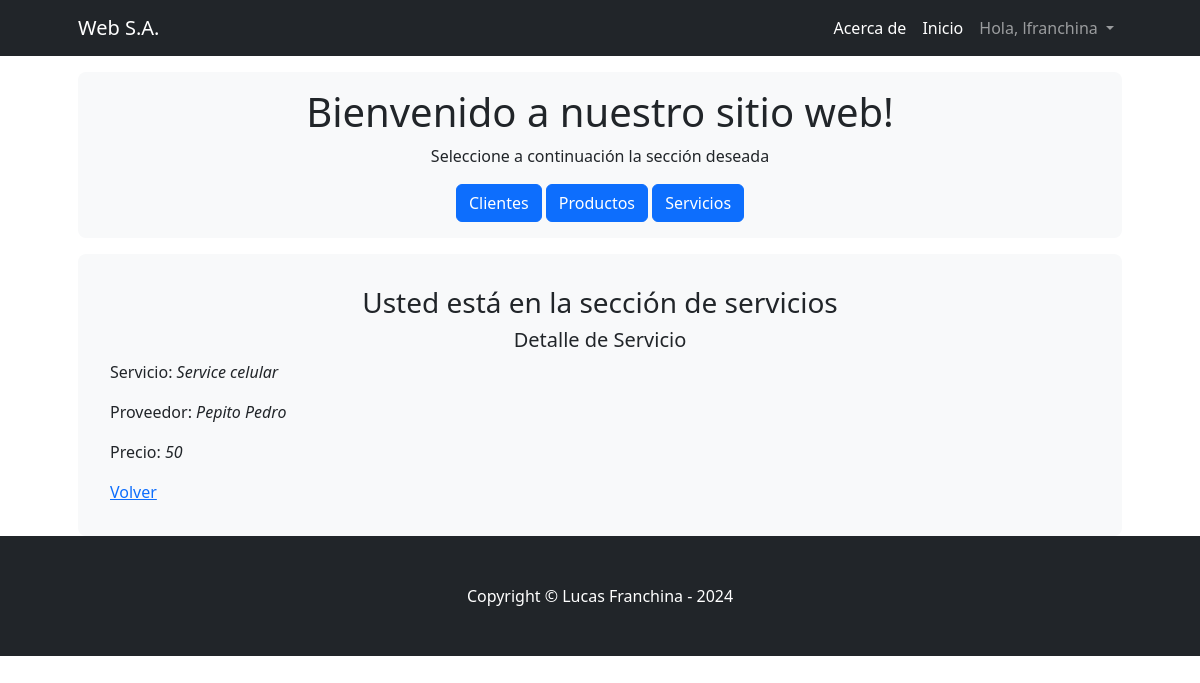
The app's page /Appventas/servicios/1 (signed in), older data.
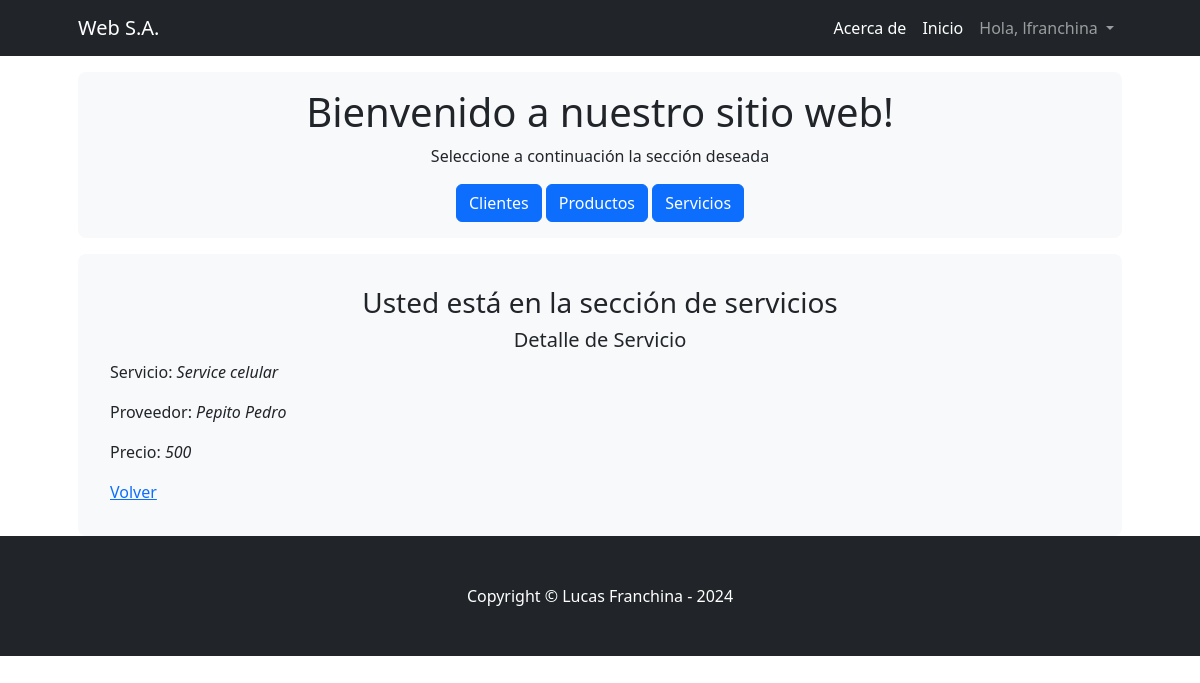
The same page, newer data.
### Appventas/models.py (models this page shows, shortened)
class Servicios(models.Model):
    servicio = models.CharField(max_length=30)
    precio = models.IntegerField()
    proveedor = models.CharField(max_length=30)
    class Meta:
        verbose_name = "Servicio"
        verbose_name_plural = "Servicios"

### Appventas/views.py (the view)
# urls.py: path('servicios/<pk>', views.serviciosdetalle.as_view(), name='serviciosdetalle'),
class serviciosdetalle(LoginRequiredMixin, DetailView):
    model = Servicios
    template_name = 'appventas/serviciosdetalle.html'

### Appventas/templates/appventas/serviciosdetalle.html (shortened to what this page needs)
<!DOCTYPE html>
<html lang="en">
<head>
</head>
<body>
    {% extends "appventas/padre.html" %}
    {% load static %}
    {% block contenidoQueCambia %}
    <div class="container px-lg-5">
        <div class="p-2 p-lg-3 bg-light rounded-3 text-center">
            <div class="m-2 m-lg-3">
                <h3>Usted está en la sección de servicios</h3>
                <h5>Detalle de Servicio</h5>
                <div style="text-align: left;">
                <p>Servicio: <i>{{object.servicio}}</i></p>
                <p>Proveedor: <i>{{object.proveedor}}</i></p>
                <p>Precio: <i>{{object.precio}}</i></p>
                <a href="{% url 'listaservicios' %}">Volver</a>
            </div>
            </div>
        </div>
    </div>
    {% endblock %}

Row changes from the older to the newer data that the page shows:
changed Servicios "Service celular": precio "50" → "500"
